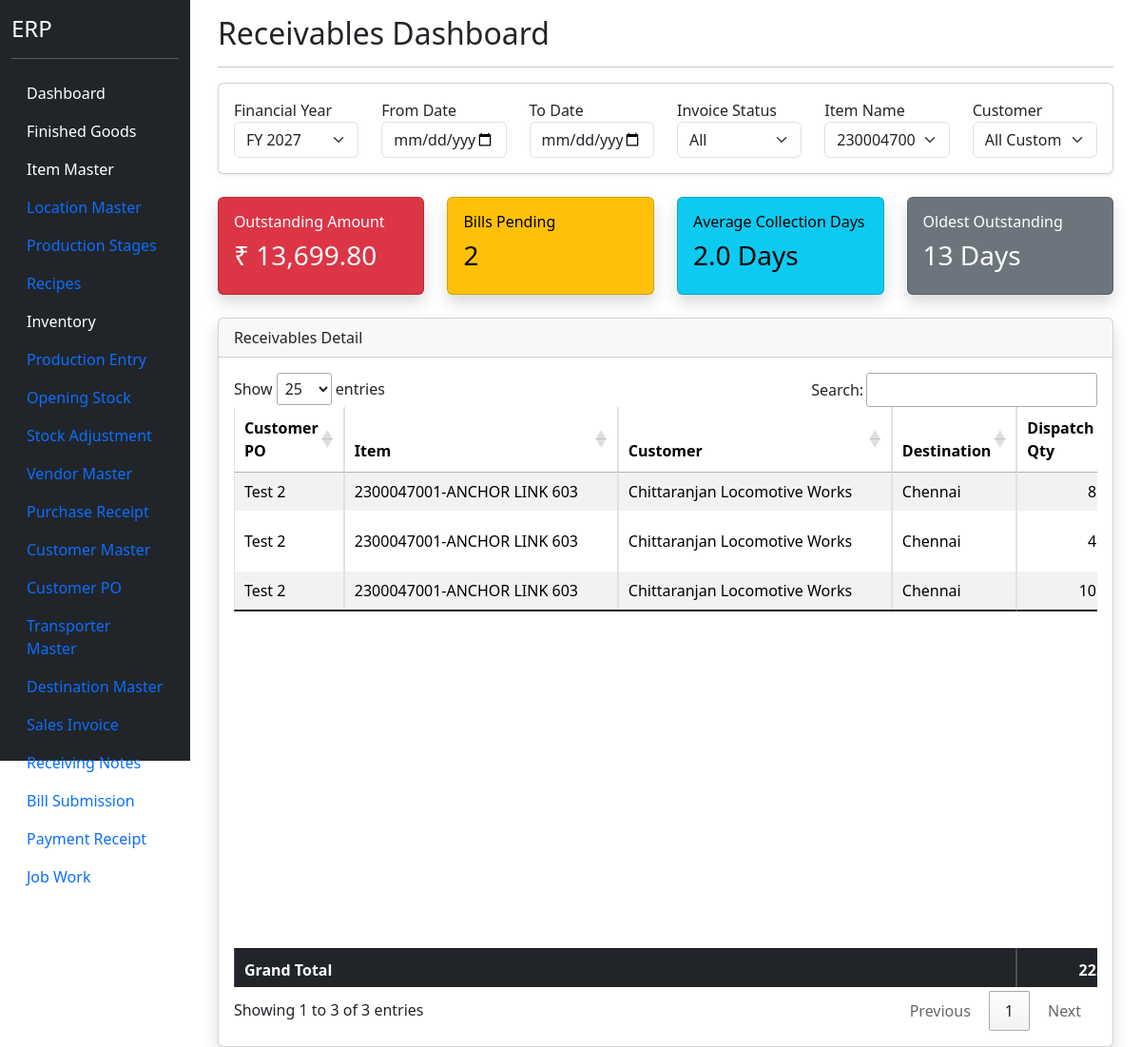
Page /dashboard/outstanding-receipts (signed in) on the committed database.
### models.py (models this page shows)
class ItemMaster(db.Model):
    __tablename__ = "item_master"
    id = db.Column(db.Integer, primary_key=True)
    item_code = db.Column(
        db.String(50),
        unique=True,
        nullable=False
    )
    item_name = db.Column(
        db.String(255),
        nullable=False
    )
    item_type = db.Column(
        db.String(50),
        nullable=False
    )
    production_stage = db.Column(
    db.String(100)
    )
    production_stage_id = db.Column(
    db.Integer,
    db.ForeignKey(
        "production_stage_master.id"
    ),
    nullable=True
    )
    production_stage_rel = db.relationship(
    "ProductionStageMaster"
    )
    unit = db.Column(
        db.String(20),
        nullable=False
    )
    finished_good_id = db.Column(
    db.Integer,
    db.ForeignKey("finished_goods.id"),
    nullable=True
    )
    hsn_code = db.Column(
    db.String(20)
    )
    gst_rate = db.Column(
    db.Float,
    default=18
    )
    active = db.Column(
        db.Boolean,
        default=True
    )

class CustomerPOHeader(db.Model):
    __tablename__ = "customer_po_header"
    id = db.Column(
        db.Integer,
        primary_key=True
    )
    customer_id = db.Column(
        db.Integer,
        db.ForeignKey("customer_master.id"),
        nullable=False
    )
    customer_po_no = db.Column(
        db.String(100),
        nullable=False
    )
    customer_po_date = db.Column(
        db.Date,
        nullable=False
    )
    order_received_date = db.Column(
        db.Date,
        nullable=False
    )
    payment_terms = db.Column(
        db.String(200)
    )
    freight_terms = db.Column(
        db.String(200)
    )
    remarks = db.Column(
        db.String(500)
    )
    status = db.Column(
        db.String(20),
        default="OPEN"
    )
    customer = db.relationship(
        "CustomerMaster"
    )
    details = db.relationship(
        "CustomerPODetail",
        backref="customer_po",
        cascade="all, delete-orphan"
    )

class CustomerMaster(db.Model):
    __tablename__ = "customer_master"
    id = db.Column(
        db.Integer,
        primary_key=True
    )
    customer_code = db.Column(
        db.String(20),
        unique=True,
        nullable=True
    )
    customer_name = db.Column(
        db.String(200),
        nullable=False
    )
    contact_person = db.Column(
        db.String(100)
    )
    mobile = db.Column(
        db.String(20)
    )
    email = db.Column(
        db.String(100)
    )
    gst_no = db.Column(
        db.String(30)
    )
    pan_no = db.Column(
        db.String(20)
    )
    address = db.Column(
        db.String(500)
    )
    city = db.Column(
        db.String(100)
    )
    state = db.Column(
        db.String(100)
    )
    country = db.Column(
        db.String(100),
        default="India"
    )
    pincode = db.Column(
        db.String(20)
    )
    credit_days = db.Column(
        db.Integer,
        default=30
    )
    credit_limit = db.Column(
        db.Float,
        default=0
    )
    active = db.Column(
        db.Boolean,
        default=True
    )

class DestinationMaster(db.Model):
    __tablename__ = "destination_master"
    id = db.Column( db.Integer, primary_key=True )
    destination_name = db.Column( db.String(200), nullable=False, unique=True )
    state_name = db.Column( db.String(100) )
    active = db.Column( db.Boolean, default=True )

### blueprints/dashboard/routes.py (the view, shortened to what this page needs)
@dashboard_bp.route("/dashboard/outstanding-receipts")
@login_required
def outstanding_receipts_dashboard():
    today = date.today()
    selected_fy = request.args.get(
    "financial_year",
    type=int
    )
    if not selected_fy:
        if today.month >= 4:
            selected_fy = today.year + 1
        else:
            selected_fy = today.year
    if today.month >= 4:
        current_fy = today.year + 1
    else:
        current_fy = today.year
    financial_years = []
    for fy in range(current_fy, current_fy - 6, -1):
        financial_years.append(fy)
    query = SalesInvoiceHeader.query.filter(
    SalesInvoiceHeader.status != "CANCELLED"
    )
    fy_start = date(
    selected_fy - 1,
    4,
    1
    )
    fy_end = date(
        selected_fy,
        3,
        31
    )
    from_date = request.args.get("from_date")
    if from_date:
        from_date = date.fromisoformat(from_date)
    to_date = request.args.get("to_date")
    if to_date:
        to_date = date.fromisoformat(to_date)
    invoice_status = request.args.get("invoice_status")
    item_name = request.args.get("item_name")
    customer_name = request.args.get("customer_name")
    query = query.filter(
        SalesInvoiceHeader.invoice_date >= fy_start,
        SalesInvoiceHeader.invoice_date <= fy_end
    )
    if from_date:
        query = query.filter(
            SalesInvoiceHeader.invoice_date >= from_date
        )
    if to_date:
        query = query.filter(
            SalesInvoiceHeader.invoice_date <= to_date
        )
    if invoice_status and invoice_status != "ALL":
        query = query.filter(
            SalesInvoiceHeader.status == invoice_status
        )
    if customer_name and customer_name != "ALL":
        query = query.join(
            CustomerMaster
        ).filter(
            CustomerMaster.customer_name == customer_name
        )
    customer_list = (
        CustomerMaster.query
        .order_by(
            CustomerMaster.customer_name
        )
        .all()
    )
    invoices = query.order_by(
    SalesInvoiceHeader.invoice_date.desc()
    ).all()
    ''' invoices = (
        SalesInvoiceHeader.query
        .filter(SalesInvoiceHeader.status != "CANCELLED")
        .order_by(SalesInvoiceHeader.invoice_date.desc())
        .all()
    )'''
    receivable_rows = []
    for invoice in invoices:
        dispatch_qty = (
            db.session.query(
                func.sum(SalesInvoiceDetail.dispatch_qty)
            )
            .filter(
                SalesInvoiceDetail.sales_invoice_header_id == invoice.id
            )
            .scalar()
            or 0
        )
        item_names = (
            db.session.query(SalesInvoiceDetail)
            .filter(
                SalesInvoiceDetail.sales_invoice_header_id == invoice.id
            )
            .all()
        )
        item_name = ", ".join(
            sorted({
            detail.item.item_name
            for detail in item_names})
        )
        rnote = (
            ReceivingNoteHeader.query
            .filter(
                ReceivingNoteHeader.sales_invoice_header_id == invoice.id,
                ReceivingNoteHeader.status != "Cancelled"
            )
            .order_by(
                ReceivingNoteHeader.id.desc()
            )
            .first()
        )
        if rnote:
            received_qty = (
                db.session.query(
                    func.sum(ReceivingNoteDetail.received_qty)
                )
                .filter(
                    ReceivingNoteDetail.receiving_note_header_id == rnote.id
                )
                .scalar()
                or 0
            )
        else:
            received_qty = 0
        bill = (
            BillSubmissionHeader.query
            .filter(
                BillSubmissionHeader.sales_invoice_header_id == invoice.id,
                BillSubmissionHeader.status != "Cancelled"
            )
            .order_by(
                BillSubmissionHeader.id.desc()
            )
            .first()
        )
        payment = None
        if bill:
            payment = (
                PaymentReceiptHeader.query
                .filter(
                    PaymentReceiptHeader.bill_submission_header_id == bill.id,
                    PaymentReceiptHeader.status == "ACTIVE"
                )
                .first()
            )
        pending_amount = (
            (bill.bill_amount if bill else 0)
            -
            (payment.amount_received if payment else 0)
            -
            (payment.tds_deducted if payment else 0)
            -
            (payment.ld_charges if payment else 0)
            -
            (payment.general_damage_charges if payment else 0)
            -
            (payment.other_deductions if payment else 0)
        )
        if invoice.status == "Payment Received" and payment:
            collection_days = (
                payment.payment_date - invoice.invoice_date
            ).days
        else:
            collection_days = (
                today - invoice.invoice_date
            ).days
        receivable_rows.append({
            "customer_po_no":
                invoice.customer_po.customer_po_no,
            "item_name":
                item_name,
            "customer_name":
                invoice.customer.customer_name,
            "destination_name":
                invoice.destination.destination_name,
            "dispatch_qty":
                dispatch_qty,
            "received_qty":
                received_qty,
            "invoice_no":
                invoice.invoice_no,
            "invoice_date":
                invoice.invoice_date,
            "invoice_status":
                invoice.status,
            "rnote_no":
                rnote.rnote_no if rnote else "",
            "rnote_date":
                rnote.rnote_date if rnote else None,
            "bill_submission_no":
                bill.bill_submission_no if bill else "",
            "bill_submission_date":
                bill.bill_submission_date if bill else None,
            "bill_amount":
                bill.bill_amount if bill else 0,
            "payment_date":
                payment.payment_date if payment else None,
            "amount_received":
                payment.amount_received if payment else 0,
            "tds_deducted":
                payment.tds_deducted if payment else 0,
            "ld_charges":
                payment.ld_charges if payment else 0,
            "general_damage_charges":
                payment.general_damage_charges if payment else 0,
            "other_deductions":
                payment.other_deductions if payment else 0,
            "pending_amount":
                pending_amount,
            "collection_days":
                collection_days,
            "payment_status":
                payment.status if payment else ""
        })
    grand_totals = {
        "dispatch_qty": 0,
        "received_qty": 0,
        "bill_amount": 0,
        "amount_received": 0,
        "tds": 0,
        "ld": 0,
        "general_damage": 0,
        "other_deductions": 0,
        "pending_amount": 0
    }
    for row in receivable_rows:
        grand_totals["dispatch_qty"] += row["dispatch_qty"]
        grand_totals["received_qty"] += row["received_qty"]
        grand_totals["bill_amount"] += row["bill_amount"]
        grand_totals["amount_received"] += row["amount_received"]
        grand_totals["tds"] += row["tds_deducted"]
        grand_totals["ld"] += row["ld_charges"]
        grand_totals["general_damage"] += row["general_damage_charges"]
        grand_totals["other_deductions"] += row["other_deductions"]
        grand_totals["pending_amount"] += row["pending_amount"]
    item_list = (
        db.session.query(
            ItemMaster.item_name
        )
        .join(
            SalesInvoiceDetail,
            SalesInvoiceDetail.item_id == ItemMaster.id
        )
        .filter(
            ItemMaster.item_type == "Finished Goods"
        )
        .distinct()
        .order_by(
            ItemMaster.item_name
        )
        .all()
    )
    summary = {
        "outstanding_amount": 0,
        "pending_bills": 0,
        "average_collection_days": 0,
        "oldest_outstanding": 0
    }
    payment_days_total = 0
    payment_invoice_count = 0
    for row in receivable_rows:
        summary["outstanding_amount"] += row["pending_amount"]
        if row["invoice_status"] not in (
            "Payment Received",
            "Cancelled"
        ):
            summary["pending_bills"] += 1
        if row["invoice_status"] == "Payment Received":
            payment_days_total += row["collection_days"]
            payment_invoice_count += 1
        if row["invoice_status"] not in (
            "Payment Received",
            "Cancelled"
        ):
            if row["collection_days"] > summary["oldest_outstanding"]:
                summary["oldest_outstanding"] = row["collection_days"]
    if payment_invoice_count:
        summary["average_collection_days"] = round(
            payment_days_total /
            payment_invoice_count,
            1
        )
    else:
        summary["average_collection_days"] = 0
    return render_template(
        "outstanding_receipts_dashboard.html",
        financial_years=financial_years,
        selected_fy=selected_fy,
        from_date=from_date,
        to_date=to_date,
        invoice_status=invoice_status,
        item_list=item_list,
        item_name=item_name,
        customer_list=customer_list,
        customer_name=customer_name,
        receivable_rows=receivable_rows,
        grand_totals=grand_totals,
        summary=summary
    )

### app.py (called while the page is built)
@login_manager.user_loader
def load_user(user_id):
    return User.query.get(int(user_id))

### templates/outstanding_receipts_dashboard.html (shortened to what this page needs)
{% extends "base.html" %}
{% block content %}
<div class="container-fluid mt-3"
style="max-width: 99%;">
<h2>
Receivables Dashboard
</h2>
<hr>
<div class="card shadow-sm mb-4">
<form method="GET">
<div class="card-body">
<div class="row">
<div class="col-md-2">
<label>
Financial Year
</label>
<select
class="form-select"
name="financial_year"
onchange="this.form.submit()">
{% for fy in financial_years %}
<option
value="{{ fy }}"
{% if fy==selected_fy %}selected{% endif %}>
FY {{ fy }}
</option>
{% endfor %}
</select>
</div>
<div class="col-md-2">
<label>
From Date
</label>
<input
type="date"
class="form-control"
name="from_date"
value="{{ from_date if from_date else '' }}"
onchange="this.form.submit()">
</div>
<div class="col-md-2">
<label>
To Date
</label>
<input
type="date"
class="form-control"
name="to_date"
value="{{ to_date if to_date else '' }}"
onchange="this.form.submit()">
</div>
<div class="col-md-2">
<label>
Invoice Status
</label>
<select
class="form-select"
name="invoice_status"
onchange="this.form.submit()">
<option value="ALL"
{% if invoice_status=="ALL" or not invoice_status %}selected{% endif %}>
All
</option>
</select>
</div>
<div class="col-md-2">
<label>
Item Name
</label>
<select
id="item_name"
class="form-select"
name="item_name">
{% for item in item_list %}
<option
value="{{ item.item_name }}"
{% if item_name==item.item_name %}selected{% endif %}>
{{ item.item_name }}
</option>
{% endfor %}
</select>
</div>
<div class="col-md-2">
<label>
Customer
</label>
<select
class="form-select"
name="customer_name"
onchange="this.form.submit()">
<option value="ALL">
All Customers
</option>
</select>
</div>
</div>
</div>
</form>
</div>
<div class="row mb-4">
<div class="col-md-3">
<div class="card text-bg-danger shadow">
<div class="card-body">
<h6>
Outstanding Amount
</h6>
<h3>
₹ {{ "{:,.2f}".format(summary.outstanding_amount) }}
</h3>
</div>
</div>
</div>
<div class="col-md-3">
<div class="card text-bg-warning shadow">
<div class="card-body">
<h6>
Bills Pending
</h6>
<h3>
{{ summary.pending_bills }}
</h3>
</div>
</div>
</div>
<div class="col-md-3">
<div class="card text-bg-info shadow">
<div class="card-body">
<h6>
Average Collection Days
</h6>
<h3>
{{ summary.average_collection_days }}
Days
</h3>
</div>
</div>
</div>
<div class="col-md-3">
<div class="card text-bg-secondary shadow">
<div class="card-body">
<h6>
Oldest Outstanding
</h6>
<h3>
{{ summary.oldest_outstanding }}
Days
</h3>
</div>
</div>
</div>
</div>
<div class="card shadow">
<div class="card-header">
Receivables Detail
</div>
<div class="card-body">
<div class="table-responsive"
style="overflow-y: auto;">
<table
id="receivableTable"
class="table table-bordered table-striped table-sm">
<thead>
<tr>
<th>Customer PO</th>
<th style="min-width: 250px;">Item</th>
<th style="min-width: 250px;">Customer</th>
<th>Destination</th>
<th>Dispatch Qty</th>
</tr>
</thead>
<tbody>
{% for row in receivable_rows %}
<tr>
<td>{{ row.customer_po_no }}</td>
<td>{{ row["item_name"] }}</td>
<td>{{ row.customer_name }}</td>
<td>{{ row.destination_name }}</td>
<td class="text-end">
{{ row.dispatch_qty or 0 }}
</td>
</tr>
{% endfor %}
</tbody>
<tfoot>
<tr class="table-dark">
<th colspan="4">
Grand Total
</th>
<th class="text-end">
{{ grand_totals.dispatch_qty }}
</th>
</tr>
</tfoot>
</table>
</div>
</div>
</div>
</div>
{% endblock %}

### rows in the picture
ItemMaster: item_name "2300047001-ANCHOR LINK 603", item_name "2300047001-ANCHOR LINK 603" "2300047001-ANCHOR LINK 603" "2300047001-ANCHOR LINK 603"
CustomerPOHeader: customer_po_no "Test 2" "Test 2" "Test 2"
CustomerMaster: customer_name "Chittaranjan Locomotive Works" "Chittaranjan Locomotive Works" "Chittaranjan Locomotive Works"
DestinationMaster: destination_name "Chennai" "Chennai" "Chennai"

### other values in the picture
{{ "{:,.2f}".format(summary.outstanding_amount) }} "13,699.80"
{{ summary.pending_bills }} "2"
{{ summary.average_collection_days }} "2.0"
{{ summary.oldest_outstanding }} "13"
